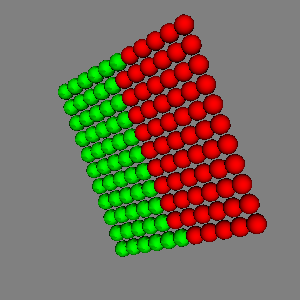

Generate this figure with Python:
#!/usr/bin/env python

# Demonstrate vtkGlyph3DMapper with culling and LOD on a plane of sphere glyphs.

import vtkmodules.vtkInteractionStyle  # noqa: F401
import vtkmodules.vtkRenderingOpenGL2  # noqa: F401

from vtkmodules.vtkFiltersSources import vtkPlaneSource, vtkSphereSource
from vtkmodules.vtkRenderingCore import (
    vtkActor,
    vtkGlyph3DMapper,
    vtkRenderWindow,
    vtkRenderWindowInteractor,
    vtkRenderer,
)

# Plane with glyphs
plane = vtkPlaneSource()
plane.SetResolution(10, 10)

sphere = vtkSphereSource()
sphere.SetPhiResolution(10)
sphere.SetThetaResolution(10)
sphere.SetRadius(0.05)

# Glyph mapper with culling and LOD
glypher = vtkGlyph3DMapper()
glypher.SetInputConnection(plane.GetOutputPort())
glypher.SetSourceConnection(sphere.GetOutputPort())
glypher.SetCullingAndLOD(True)
glypher.SetNumberOfLOD(2)
glypher.SetLODDistanceAndTargetReduction(0, 18.0, 0.2)
glypher.SetLODDistanceAndTargetReduction(1, 20.0, 1.0)
glypher.SetLODColoring(True)

actor = vtkActor()
actor.SetMapper(glypher)

# Rendering pipeline
renderer = vtkRenderer()
renderer.SetBackground(0.5, 0.5, 0.5)
renderer.AddActor(actor)

render_window = vtkRenderWindow()
render_window.SetSize(300, 300)
render_window.SetMultiSamples(0)
render_window.AddRenderer(renderer)
render_window.SetWindowName("glyph3d mapper culling")

interactor = vtkRenderWindowInteractor()
interactor.SetRenderWindow(render_window)

# Scene
renderer.GetActiveCamera().Azimuth(45.0)
renderer.GetActiveCamera().Roll(20.0)
renderer.ResetCamera()

interactor.Initialize()
interactor.Start()
